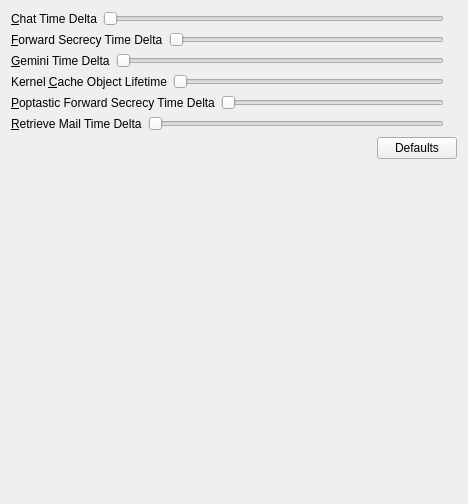
          <widget class="QWidget" name="scrollAreaWidgetContents">
           <property name="geometry">
            <rect>
             <x>0</x>
             <y>0</y>
             <width>468</width>
             <height>504</height>
            </rect>
           </property>
           <layout class="QVBoxLayout" name="verticalLayout_24">
            <item>
             <layout class="QHBoxLayout" name="horizontalLayout_7">
              <item>
               <widget class="QLabel" name="label_6">
                <property name="text">
                 <string>&amp;Chat Time Delta</string>
                </property>
                <property name="buddy">
                 <cstring>chat_time_delta</cstring>
                </property>
               </widget>
              </item>
              <item>
               <widget class="QSlider" name="chat_time_delta">
                <property name="minimum">
                 <number>5</number>
                </property>
                <property name="maximum">
                 <number>600</number>
                </property>
                <property name="orientation">
                 <enum>Qt::Horizontal</enum>
                </property>
               </widget>
              </item>
              <item>
               <widget class="QLabel" name="chat_time_delta_current"/>
              </item>
             </layout>
            </item>
            <item>
             <layout class="QHBoxLayout" name="horizontalLayout_9">
              <item>
               <widget class="QLabel" name="label_8">
                <property name="text">
                 <string>&amp;Forward Secrecy Time Delta</string>
                </property>
                <property name="buddy">
                 <cstring>forward_secrecy_time_delta</cstring>
                </property>
               </widget>
              </item>
              <item>
               <widget class="QSlider" name="forward_secrecy_time_delta">
                <property name="minimum">
                 <number>5</number>
                </property>
                <property name="maximum">
                 <number>600</number>
                </property>
                <property name="orientation">
                 <enum>Qt::Horizontal</enum>
                </property>
               </widget>
              </item>
              <item>
               <widget class="QLabel" name="forward_secrecy_time_delta_current"/>
              </item>
             </layout>
            </item>
            <item>
             <layout class="QHBoxLayout" name="horizontalLayout_8">
              <item>
               <widget class="QLabel" name="label_7">
                <property name="text">
                 <string>&amp;Gemini Time Delta</string>
                </property>
                <property name="buddy">
                 <cstring>gemini_time_delta</cstring>
                </property>
               </widget>
              </item>
              <item>
               <widget class="QSlider" name="gemini_time_delta">
                <property name="minimum">
                 <number>5</number>
                </property>
                <property name="maximum">
                 <number>600</number>
                </property>
                <property name="orientation">
                 <enum>Qt::Horizontal</enum>
                </property>
               </widget>
              </item>
              <item>
               <widget class="QLabel" name="gemini_time_delta_current"/>
              </item>
             </layout>
            </item>
            <item>
             <layout class="QHBoxLayout" name="horizontalLayout_6">
              <item>
               <widget class="QLabel" name="label_5">
                <property name="text">
                 <string>Kernel &amp;Cache Object Lifetime</string>
                </property>
                <property name="buddy">
                 <cstring>kernel_cache_object_lifetime</cstring>
                </property>
               </widget>
              </item>
              <item>
               <widget class="QSlider" name="kernel_cache_object_lifetime">
                <property name="minimum">
                 <number>5</number>
                </property>
                <property name="maximum">
                 <number>600</number>
                </property>
                <property name="orientation">
                 <enum>Qt::Horizontal</enum>
                </property>
               </widget>
              </item>
              <item>
               <widget class="QLabel" name="kernel_cache_object_lifetime_current"/>
              </item>
             </layout>
            </item>
            <item>
             <layout class="QHBoxLayout" name="horizontalLayout_12">
              <item>
               <widget class="QLabel" name="label_11">
                <property name="text">
                 <string>&amp;Poptastic Forward Secrecy Time Delta</string>
                </property>
                <property name="buddy">
                 <cstring>poptastic_forward_secrecy_time_delta</cstring>
                </property>
               </widget>
              </item>
              <item>
               <widget class="QSlider" name="poptastic_forward_secrecy_time_delta">
                <property name="minimum">
                 <number>5</number>
                </property>
                <property name="maximum">
                 <number>600</number>
                </property>
                <property name="orientation">
                 <enum>Qt::Horizontal</enum>
                </property>
               </widget>
              </item>
              <item>
               <widget class="QLabel" name="poptastic_forward_secrecy_time_delta_current"/>
              </item>
             </layout>
            </item>
            <item>
             <layout class="QHBoxLayout" name="horizontalLayout_11">
              <item>
               <widget class="QLabel" name="label_10">
                <property name="text">
                 <string>&amp;Retrieve Mail Time Delta</string>
                </property>
                <property name="buddy">
                 <cstring>retrieve_mail_time_delta</cstring>
                </property>
               </widget>
              </item>
              <item>
               <widget class="QSlider" name="retrieve_mail_time_delta">
                <property name="minimum">
                 <number>5</number>
                </property>
                <property name="maximum">
                 <number>600</number>
                </property>
                <property name="orientation">
                 <enum>Qt::Horizontal</enum>
                </property>
               </widget>
              </item>
              <item>
               <widget class="QLabel" name="retrieve_mail_time_delta_current"/>
              </item>
             </layout>
            </item>
            <item>
             <layout class="QHBoxLayout" name="horizontalLayout_13">
              <item>
               <spacer name="horizontalSpacer_7">
                <property name="orientation">
                 <enum>Qt::Horizontal</enum>
                </property>
                <property name="sizeHint" stdset="0">
                 <size>
                  <width>40</width>
                  <height>20</height>
                 </size>
                </property>
               </spacer>
              </item>
              <item>
               <widget class="QPushButton" name="defaults">
                <property name="text">
                 <string>Defaults</string>
                </property>
               </widget>
              </item>
             </layout>
            </item>
            <item>
             <spacer name="verticalSpacer_3">
              <property name="orientation">
               <enum>Qt::Vertical</enum>
              </property>
              <property name="sizeHint" stdset="0">
               <size>
                <width>20</width>
                <height>40</height>
               </size>
              </property>
             </spacer>
            </item>
           </layout>
          </widget>
